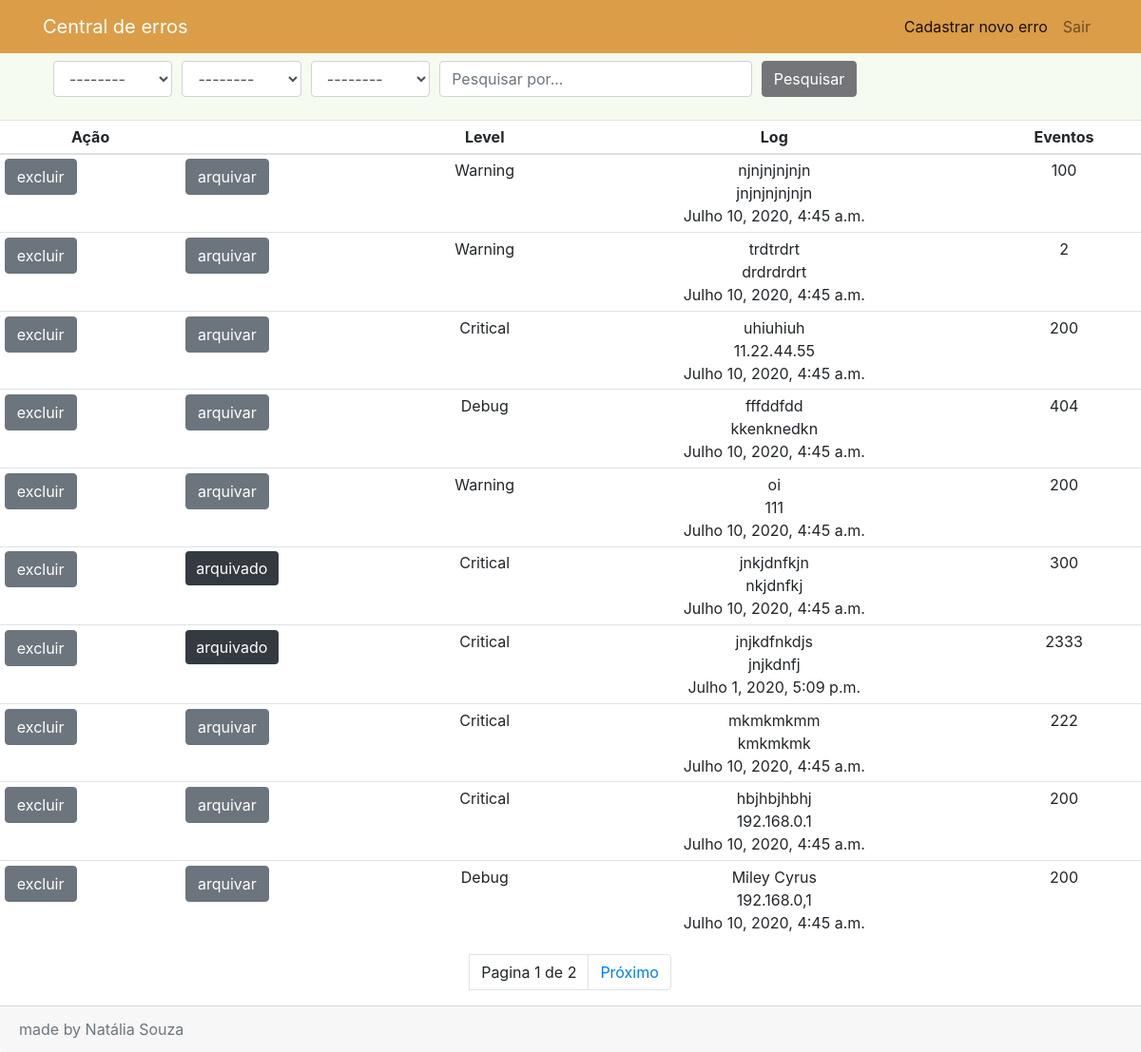
Page /api/pesquisa/ (signed in) on the committed database.
### api/models.py (models this page shows, shortened)
class ErrorInstances(models.Model):
    id = models.UUIDField(primary_key=True, default=uuid.uuid4,
                          help_text="Unique ID for this error")
    LEVEL_STATUS = (
        ('Critical', 'Critical'),
        ('Debug', 'Debug'),
        ('Error', 'Error'),
        ('Warning', 'Warning'),
        ('Info', 'Info'),
    )
    level = models.CharField(
        max_length=20,
        choices=LEVEL_STATUS,
        blank=True,
        default='Error',
        help_text='Choose the error level'
    )
    events = models.IntegerField(
        null=True,
        blank=True,
        help_text='Enter the error code'
    )
    TYPE_ERROR_STATUS = (
        ('dev', 'desenvolvedor'),
        ('hom', 'homolgação'),
        ('prod', 'produção'),
    )
    type_error = models.CharField(max_length=20,
                                  choices=TYPE_ERROR_STATUS,
                                  blank=True,
                                  default='dev',
                                  help_text='Choose the error type'
                                  )
    shelved = models.NullBooleanField(null=True, blank=True, default=False)
    user_id = models.ForeignKey(
        settings.AUTH_USER_MODEL,
        on_delete=models.SET_NULL,
        null=True
    )
    title = models.CharField(max_length=50, help_text='Enter the error title')
    description = models.TextField(help_text='Describe the error')
    origin = models.GenericIPAddressField('Describe the error origin',
                                 protocol='IPV4', max_length=39)
    date = models.DateTimeField(null=True, blank=True)
    details = models.TextField(help_text='Enter the error details')

### api/views.py (the view, shortened to what this page needs)
# urls.py: path('pesquisa/', ErrorInstancesListView.as_view(), name='pesquisa'),
class ErrorInstancesListView(LoginRequiredMixin, generic.ListView):
    renderer_classes = [TemplateHTMLRenderer]
    login_url = reverse_lazy('login')
    model = ErrorInstances
    paginate_by = 10
    serializer_class = ErrorInstancesModelSerializers
    def get_context_data(self, **kwargs):
        context = super(
            ErrorInstancesListView,
            self
        ).get_context_data(**kwargs)
        return context
    def get_queryset(self):
        queryset = ErrorInstances.objects.get_queryset().order_by('id')
        search_bar = self.request.GET.get('search_bar')
        search_type = self.request.GET.get('search_type')
        search_order = self.request.GET.get('search_order')
        search_topic = self.request.GET.get('search_topic')
        return queryset

### api/templates/api/errorinstances_list.html (shortened to what this page needs)
{% extends "base_generic.html" %}
{% block menu %}
<nav class="navbar navbar-expand-lg navbar-light bg-light">
    <div class="container">
        <a class="navbar-brand ">
            <font color="white">Central de erros</font>
        </a>
        <div class="collapse navbar-collapse" id="navbarSite">
            <ul class="navbar-nav ml-auto">
                <li class="nav-item active">
                    <a class="nav-link" href="{% url 'register-error' %}">Cadastrar novo erro<span class="sr-only">(current)</span></a>
                </li>
                <li class="nav-item">
                    <a class="nav-link" href="{% url 'logout' %}">Sair</a>
                </li>
            </ul>
        </div>
    </div>
</nav>
{% endblock %}
{% block content %}
<nav class="navbar navbar-light" style="background-color: #F5FBEF;">
    <ul>
        <form method="GET">
            <div class="form-row">
                <div class="col-md-2">
                    <select name="search_type" class="form-control" placeholder="Tipo">
                        <option value="">--------</option>
                    </select>
                </div>
                <div class="col-md-2">
                    <select name="search_order" class="form-control" placeholder="Ordenar por...">
                        <option value="">--------</option>
                    </select>
                </div>
                <div class="col-md-2">
                    <select name="search_topic" class="form-control" placeholder="Topico">
                        <option value="">--------</option>
                    </select>
                </div>
                <div class="col-md-5">
                    <input type="text" name="search_bar" class="form-control" placeholder="Pesquisar por...">
                </div>
                <div class="col-md-1">
                    <button class="btn btn-primary" type="submit" name="search">
                        Pesquisar
                    </button>
                </div>
            </div>
        </form>
    </ul>
</nav>
<form method="POST">
<table class="table table-sm table-hover">
    <thead>
    <tr align="center">
        <th scope="col">Ação</th>
        <th scope="col"></th>
        <th scope="col">Level</th>
        <th scope="col">Log</th>
        <th scope="col">Eventos</th>
    </tr>
    </thead>
    <tbody>
    {% if errorinstances_list %}
    {% for errorinstances in errorinstances_list %}
    <tr>
        <td><a href="{% url 'delete-error' errorinstances.id %}" class="btn btn-secondary">excluir</a></td>
        <td>{% if errorinstances.shelved %}
               <span class="badge badge-dark">arquivado</span>
            {% else %}
               <a href="{% url 'shelved-error' errorinstances.id %}" class="btn btn-secondary">arquivar</a>
            {% endif %}
        </td>
        <td onclick="window.location='{% url 'errorinstances-detail' errorinstances.id %}';" align="center">{{ errorinstances.level }}
        </td>
        <td onclick="window.location='{% url 'errorinstances-detail' errorinstances.id %}';" align="center">{{ errorinstances.description }} <br>
            {{ errorinstances.origin }} <br>
            {{ errorinstances.date }}
        </td>
        <td onclick="window.location='{% url 'errorinstances-detail' errorinstances.id %}';" align="center">{{ errorinstances.events }}
        </td>
    </tr>
    {% endfor %}
    {% else %}
    <p>There are no errors here.</p>
    {% endif %}
    </tbody>
</table>
</form>
{% endblock %}
{% block pagination %}
    {% if is_paginated %}
<nav aria-label="...">
  <ul class="pagination justify-content-center">
        <li class="page-item"><a class="page-link">Pagina {{ page_obj.number }} de {{ page_obj.paginator.num_pages }}</a></li>
        <li class="page-item">
        {% if page_obj.has_next %}
            <a class="page-link" href="{{ request.path }}?page={{ page_obj.next_page_number }}">Próximo</a>
                {% endif %}
        </li>
    </ul>
</nav>
{% endif %}
{% endblock %}

### api/static/css/styles.css (style rules this page uses)
.bg-light { background-color: #db9d47 !important; }
.btn-primary { background-color: #747578 !important; border-color: #747578 !important; }
.badge { font-size: 100% !important; font-weight: 400 !important; padding: .375rem .70rem !important; line-height: 1.5 !important; }

### rows in the picture
ErrorInstances: shelved "arquivar", level "Warning", description "njnjnjnjnjn", origin "jnjnjnjnjnjn", date "Julho 10, 2020, 4:45 a.m.", events "100"
ErrorInstances: shelved "arquivar", level "Warning", description "trdtrdrt", origin "drdrdrdrt", date "Julho 10, 2020, 4:45 a.m.", events "2"
ErrorInstances: shelved "arquivar", level "Critical", description "uhiuhiuh", origin "11.22.44.55", date "Julho 10, 2020, 4:45 a.m.", events "200"
ErrorInstances: shelved "arquivar", level "Debug", description "fffddfdd", origin "kkenknedkn", date "Julho 10, 2020, 4:45 a.m.", events "404"
ErrorInstances: shelved "arquivar", level "Warning", description "oi", origin "111", date "Julho 10, 2020, 4:45 a.m.", events "200"
ErrorInstances: shelved "arquivado", level "Critical", description "jnkjdnfkjn", origin "nkjdnfkj", date "Julho 10, 2020, 4:45 a.m.", events "300"
ErrorInstances: shelved "arquivado", level "Critical", description "jnjkdfnkdjs", origin "jnjkdnfj", date "Julho 1, 2020, 5:09 p.m.", events "2333"
ErrorInstances: shelved "arquivar", level "Critical", description "mkmkmkmm", origin "kmkmkmk", date "Julho 10, 2020, 4:45 a.m.", events "222"
ErrorInstances: shelved "arquivar", level "Critical", description "hbjhbjhbhj", origin "192.168.0.1", date "Julho 10, 2020, 4:45 a.m.", events "200"
ErrorInstances: shelved "arquivar", level "Debug", description "Miley Cyrus", origin "192.168.0,1", date "Julho 10, 2020, 4:45 a.m.", events "200"

### other values in the picture
{{ page_obj.number }} "1"
{{ page_obj.paginator.num_pages }} "2"
